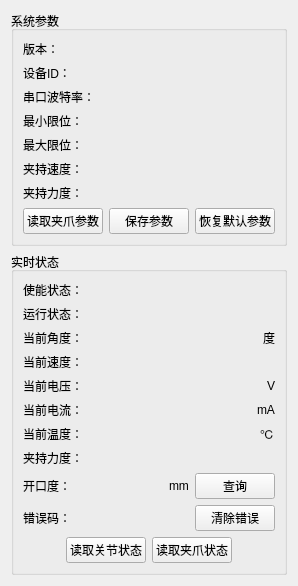
        <widget class="QWidget" name="tab">
         <attribute name="title">
          <string>实时</string>
         </attribute>
         <layout class="QVBoxLayout" name="verticalLayout_9">
          <item>
           <widget class="QGroupBox" name="groupBox_7">
            <property name="title">
             <string>系统参数</string>
            </property>
            <layout class="QVBoxLayout" name="verticalLayout_7">
             <item>
              <layout class="QHBoxLayout" name="horizontalLayout_59" stretch="0,5">
               <item>
                <widget class="QLabel" name="label_53">
                 <property name="text">
                  <string>版本：</string>
                 </property>
                </widget>
               </item>
               <item>
                <widget class="QLabel" name="labVersion">
                 <property name="text">
                  <string/>
                 </property>
                 <property name="alignment">
                  <set>Qt::AlignCenter</set>
                 </property>
                </widget>
               </item>
              </layout>
             </item>
             <item>
              <layout class="QHBoxLayout" name="horizontalLayout_28" stretch="0,5">
               <item>
                <widget class="QLabel" name="label_29">
                 <property name="text">
                  <string>设备ID：</string>
                 </property>
                </widget>
               </item>
               <item>
                <widget class="QLabel" name="labCurrentDevId">
                 <property name="text">
                  <string/>
                 </property>
                 <property name="alignment">
                  <set>Qt::AlignCenter</set>
                 </property>
                </widget>
               </item>
              </layout>
             </item>
             <item>
              <layout class="QHBoxLayout" name="horizontalLayout_4" stretch="0,5">
               <item>
                <widget class="QLabel" name="label">
                 <property name="text">
                  <string>串口波特率：</string>
                 </property>
                </widget>
               </item>
               <item>
                <widget class="QLabel" name="labBaud">
                 <property name="text">
                  <string/>
                 </property>
                 <property name="alignment">
                  <set>Qt::AlignCenter</set>
                 </property>
                </widget>
               </item>
              </layout>
             </item>
             <item>
              <layout class="QHBoxLayout" name="horizontalLayout_8" stretch="0,5">
               <item>
                <widget class="QLabel" name="label_3">
                 <property name="text">
                  <string>最小限位：</string>
                 </property>
                </widget>
               </item>
               <item>
                <widget class="QLabel" name="labPosMin">
                 <property name="text">
                  <string/>
                 </property>
                 <property name="alignment">
                  <set>Qt::AlignCenter</set>
                 </property>
                </widget>
               </item>
              </layout>
             </item>
             <item>
              <layout class="QHBoxLayout" name="horizontalLayout_7" stretch="0,5">
               <item>
                <widget class="QLabel" name="label_2">
                 <property name="text">
                  <string>最大限位：</string>
                 </property>
                </widget>
               </item>
               <item>
                <widget class="QLabel" name="labPosMax">
                 <property name="text">
                  <string/>
                 </property>
                 <property name="alignment">
                  <set>Qt::AlignCenter</set>
                 </property>
                </widget>
               </item>
              </layout>
             </item>
             <item>
              <layout class="QHBoxLayout" name="horizontalLayout_33" stretch="0,5">
               <item>
                <widget class="QLabel" name="label_35">
                 <property name="text">
                  <string>夹持速度：</string>
                 </property>
                </widget>
               </item>
               <item>
                <widget class="QLabel" name="labServoSpeed">
                 <property name="text">
                  <string/>
                 </property>
                 <property name="alignment">
                  <set>Qt::AlignCenter</set>
                 </property>
                </widget>
               </item>
              </layout>
             </item>
             <item>
              <layout class="QHBoxLayout" name="horizontalLayout_34" stretch="0,5">
               <item>
                <widget class="QLabel" name="label_36">
                 <property name="text">
                  <string>夹持力度：</string>
                 </property>
                </widget>
               </item>
               <item>
                <widget class="QLabel" name="labServoForce">
                 <property name="text">
                  <string/>
                 </property>
                 <property name="alignment">
                  <set>Qt::AlignCenter</set>
                 </property>
                </widget>
               </item>
              </layout>
             </item>
             <item>
              <layout class="QHBoxLayout" name="horizontalLayout_38">
               <item>
                <widget class="QPushButton" name="btnGetSystemParam">
                 <property name="text">
                  <string>读取夹爪参数</string>
                 </property>
                </widget>
               </item>
               <item>
                <widget class="QPushButton" name="btnSave">
                 <property name="text">
                  <string>保存参数</string>
                 </property>
                </widget>
               </item>
               <item>
                <widget class="QPushButton" name="btnParamDefault">
                 <property name="text">
                  <string>恢复默认参数</string>
                 </property>
                </widget>
               </item>
              </layout>
             </item>
            </layout>
           </widget>
          </item>
          <item>
           <widget class="QGroupBox" name="groupBox">
            <property name="title">
             <string>实时状态</string>
            </property>
            <layout class="QVBoxLayout" name="verticalLayout_3">
             <item>
              <layout class="QHBoxLayout" name="horizontalLayout_36" stretch="0,5">
               <item>
                <widget class="QLabel" name="label_37">
                 <property name="text">
                  <string>使能状态：</string>
                 </property>
                </widget>
               </item>
               <item>
                <widget class="QLabel" name="labEnState">
                 <property name="text">
                  <string/>
                 </property>
                 <property name="alignment">
                  <set>Qt::AlignCenter</set>
                 </property>
                </widget>
               </item>
              </layout>
             </item>
             <item>
              <layout class="QHBoxLayout" name="horizontalLayout_17" stretch="0,5">
               <item>
                <widget class="QLabel" name="label_19">
                 <property name="text">
                  <string>运行状态：</string>
                 </property>
                </widget>
               </item>
               <item>
                <widget class="QLabel" name="labCurrentState">
                 <property name="text">
                  <string/>
                 </property>
                 <property name="alignment">
                  <set>Qt::AlignCenter</set>
                 </property>
                </widget>
               </item>
              </layout>
             </item>
             <item>
              <layout class="QHBoxLayout" name="horizontalLayout_11" stretch="0,5,0">
               <item>
                <widget class="QLabel" name="label_12">
                 <property name="text">
                  <string>当前角度：</string>
                 </property>
                </widget>
               </item>
               <item>
                <widget class="QLabel" name="labCurrentPos">
                 <property name="text">
                  <string/>
                 </property>
                 <property name="alignment">
                  <set>Qt::AlignCenter</set>
                 </property>
                </widget>
               </item>
               <item>
                <widget class="QLabel" name="label_13">
                 <property name="text">
                  <string>度</string>
                 </property>
                </widget>
               </item>
              </layout>
             </item>
             <item>
              <layout class="QHBoxLayout" name="horizontalLayout_16" stretch="0,5">
               <item>
                <widget class="QLabel" name="label_17">
                 <property name="text">
                  <string>当前速度：</string>
                 </property>
                </widget>
               </item>
               <item>
                <widget class="QLabel" name="labCurrentSpeed">
                 <property name="text">
                  <string/>
                 </property>
                 <property name="alignment">
                  <set>Qt::AlignCenter</set>
                 </property>
                </widget>
               </item>
              </layout>
             </item>
             <item>
              <layout class="QHBoxLayout" name="horizontalLayout_18" stretch="0,5,0">
               <item>
                <widget class="QLabel" name="label_20">
                 <property name="text">
                  <string>当前电压：</string>
                 </property>
                </widget>
               </item>
               <item>
                <widget class="QLabel" name="labCurrentVoltage">
                 <property name="text">
                  <string/>
                 </property>
                 <property name="alignment">
                  <set>Qt::AlignCenter</set>
                 </property>
                </widget>
               </item>
               <item>
                <widget class="QLabel" name="label_30">
                 <property name="text">
                  <string>V</string>
                 </property>
                </widget>
               </item>
              </layout>
             </item>
             <item>
              <layout class="QHBoxLayout" name="horizontalLayout_19" stretch="0,5,0">
               <item>
                <widget class="QLabel" name="label_21">
                 <property name="text">
                  <string>当前电流：</string>
                 </property>
                </widget>
               </item>
               <item>
                <widget class="QLabel" name="labCurrentCurrent">
                 <property name="text">
                  <string/>
                 </property>
                 <property name="alignment">
                  <set>Qt::AlignCenter</set>
                 </property>
                </widget>
               </item>
               <item>
                <widget class="QLabel" name="label_31">
                 <property name="text">
                  <string>mA</string>
                 </property>
                </widget>
               </item>
              </layout>
             </item>
             <item>
              <layout class="QHBoxLayout" name="horizontalLayout_20" stretch="0,5,0">
               <item>
                <widget class="QLabel" name="label_22">
                 <property name="text">
                  <string>当前温度：</string>
                 </property>
                </widget>
               </item>
               <item>
                <widget class="QLabel" name="labCurrentTemp">
                 <property name="text">
                  <string/>
                 </property>
                 <property name="alignment">
                  <set>Qt::AlignCenter</set>
                 </property>
                </widget>
               </item>
               <item>
                <widget class="QLabel" name="label_32">
                 <property name="text">
                  <string>℃</string>
                 </property>
                </widget>
               </item>
              </layout>
             </item>
             <item>
              <layout class="QHBoxLayout" name="horizontalLayout_12" stretch="0,5">
               <item>
                <widget class="QLabel" name="label_14">
                 <property name="text">
                  <string>夹持力度：</string>
                 </property>
                </widget>
               </item>
               <item>
                <widget class="QLabel" name="labCurrentForce">
                 <property name="text">
                  <string/>
                 </property>
                 <property name="alignment">
                  <set>Qt::AlignCenter</set>
                 </property>
                </widget>
               </item>
              </layout>
             </item>
             <item>
              <layout class="QHBoxLayout" name="horizontalLayout_40" stretch="0,5,0,0,0">
               <item>
                <widget class="QLabel" name="label_42">
                 <property name="text">
                  <string>开口度：</string>
                 </property>
                </widget>
               </item>
               <item>
                <widget class="QLabel" name="labCurrentActpos">
                 <property name="text">
                  <string/>
                 </property>
                 <property name="alignment">
                  <set>Qt::AlignCenter</set>
                 </property>
                </widget>
               </item>
               <item>
                <widget class="QLabel" name="labCurrentActpos_2">
                 <property name="text">
                  <string/>
                 </property>
                </widget>
               </item>
               <item>
                <widget class="QLabel" name="label_43">
                 <property name="text">
                  <string>mm</string>
                 </property>
                </widget>
               </item>
               <item>
                <widget class="QPushButton" name="btnGetCurrentPos">
                 <property name="text">
                  <string>查询</string>
                 </property>
                </widget>
               </item>
              </layout>
             </item>
             <item>
              <layout class="QHBoxLayout" name="horizontalLayout_32" stretch="0,5,0">
               <item>
                <widget class="QLabel" name="label_34">
                 <property name="text">
                  <string>错误码：</string>
                 </property>
                </widget>
               </item>
               <item>
                <widget class="QLabel" name="labError">
                 <property name="text">
                  <string/>
                 </property>
                 <property name="alignment">
                  <set>Qt::AlignCenter</set>
                 </property>
                </widget>
               </item>
               <item>
                <widget class="QPushButton" name="btnClearErr">
                 <property name="text">
                  <string>清除错误</string>
                 </property>
                </widget>
               </item>
              </layout>
             </item>
             <item>
              <layout class="QHBoxLayout" name="horizontalLayout_52" stretch="2,1,1,2">
               <item>
                <spacer name="horizontalSpacer">
                 <property name="orientation">
                  <enum>Qt::Horizontal</enum>
                 </property>
                 <property name="sizeHint" stdset="0">
                  <size>
                   <width>40</width>
                   <height>20</height>
                  </size>
                 </property>
                </spacer>
               </item>
               <item>
                <widget class="QPushButton" name="btnGetMotorState">
                 <property name="text">
                  <string>读取关节状态</string>
                 </property>
                </widget>
               </item>
               <item>
                <widget class="QPushButton" name="btnGetCurrentState">
                 <property name="text">
                  <string>读取夹爪状态</string>
                 </property>
                </widget>
               </item>
               <item>
                <spacer name="horizontalSpacer_2">
                 <property name="orientation">
                  <enum>Qt::Horizontal</enum>
                 </property>
                 <property name="sizeHint" stdset="0">
                  <size>
                   <width>40</width>
                   <height>20</height>
                  </size>
                 </property>
                </spacer>
               </item>
              </layout>
             </item>
            </layout>
           </widget>
          </item>
         </layout>
        </widget>
